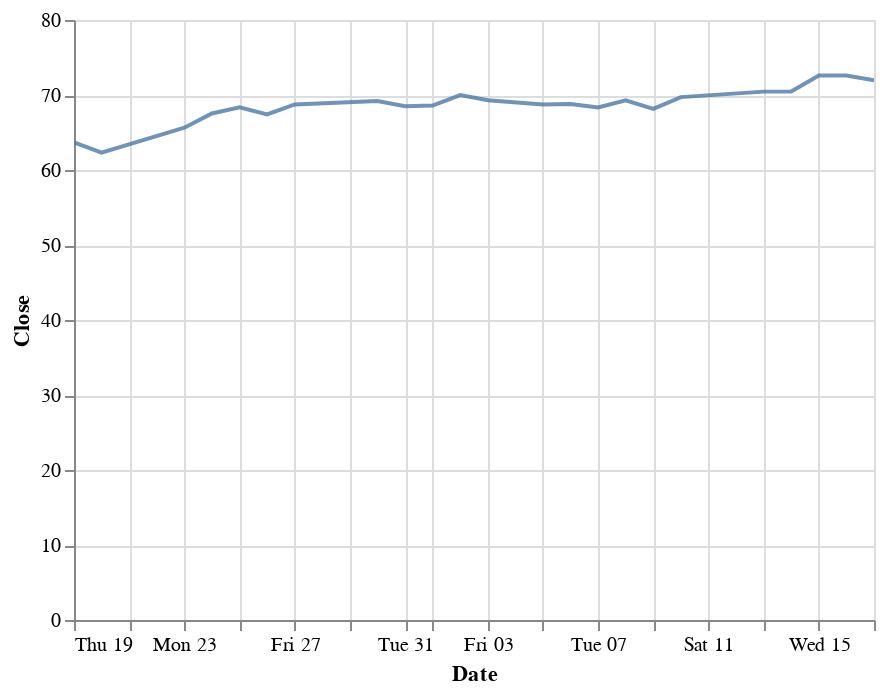

This figure's notebook cell:
### Code cell
chart

### Figure 1 — Vega-Lite specification as saved in the notebook (floating-point values rounded to 4 significant figures)
{"config": {"view": {"continuousWidth": 400, "continuousHeight": 300}}, "data": {"name": "data-5f50cc026ed404e890a99e67f365bdc4"}, "mark": {"type": "line", "clip": true, "opacity": 0.8}, "encoding": {"x": {"type": "temporal", "field": "Date"}, "y": {"type": "quantitative", "field": "Close", "stack": null}}, "$schema": "https://vega.github.io/schema/vega-lite/v4.8.1.json", "datasets": {"data-5f50cc026ed404e890a99e67f365bdc4": [{"Date": "2021/08/19", "Open": 64.58, "High": 64.76, "Low": 62.63, "Close": 63.69, "Volume": 88237, "Currency": "USD"}, {"Date": "2021/08/20", "Open": 64.05, "High": 64.1, "Low": 62.11, "Close": 62.32, "Volume": 24628, "Currency": "USD"}, {"Date": "2021/08/23", "Open": 61.96, "High": 66.0, "Low": 61.74, "Close": 65.64, "Volume": 397290, "Currency": "USD"}, {"Date": "2021/08/24", "Open": 65.54, "High": 67.8, "Low": 65.41, "Close": 67.54, "Volume": 335888, "Currency": "USD"}, {"Date": "2021/08/25", "Open": 67.63, "High": 68.54, "Low": 66.92, "Close": 68.36, "Volume": 353742, "Currency": "USD"}, {"Date": "2021/08/26", "Open": 68.0, "High": 68.31, "Low": 67.02, "Close": 67.42, "Volume": 344286, "Currency": "USD"}, {"Date": "2021/08/27", "Open": 67.75, "High": 69.05, "Low": 67.52, "Close": 68.74, "Volume": 326056, "Currency": "USD"}, {"Date": "2021/08/30", "Open": 69.3, "High": 69.64, "Low": 67.67, "Close": 69.21, "Volume": 360797, "Currency": "USD"}, {"Date": "2021/08/31", "Open": 69.18, "High": 69.34, "Low": 68.16, "Close": 68.5, "Volume": 325853, "Currency": "USD"}, {"Date": "2021/09/01", "Open": 68.55, "High": 69.24, "Low": 67.12, "Close": 68.59, "Volume": 399497, "Currency": "USD"}, {"Date": "2021/09/02", "Open": 68.29, "High": 70.61, "Low": 67.84, "Close": 69.99, "Volume": 403314, "Currency": "USD"}, {"Date": "2021/09/03", "Open": 69.76, "High": 70.53, "Low": 69.05, "Close": 69.29, "Volume": 313086, "Currency": "USD"}, {"Date": "2021/09/05", "Open": 69.22, "High": 69.23, "Low": 68.73, "Close": 68.75, "Volume": 0, "Currency": "USD"}, {"Date": "2021/09/06", "Open": 68.75, "High": 69.47, "Low": 68.27, "Close": 68.8, "Volume": 0, "Currency": "USD"}, {"Date": "2021/09/07", "Open": 69.11, "High": 69.48, "Low": 67.64, "Close": 68.35, "Volume": 481704, "Currency": "USD"}, {"Date": "2021/09/08", "Open": 68.37, "High": 69.75, "Low": 68.31, "Close": 69.3, "Volume": 389325, "Currency": "USD"}, {"Date": "2021/09/09", "Open": 69.36, "High": 69.89, "Low": 67.56, "Close": 68.14, "Volume": 556451, "Currency": "USD"}, {"Date": "2021/09/10", "Open": 67.97, "High": 69.96, "Low": 67.68, "Close": 69.72, "Volume": 411079, "Currency": "USD"}, {"Date": "2021/09/13", "Open": 69.74, "High": 70.97, "Low": 69.51, "Close": 70.45, "Volume": 390939, "Currency": "USD"}, {"Date": "2021/09/14", "Open": 70.64, "High": 71.22, "Low": 69.98, "Close": 70.46, "Volume": 414231, "Currency": "USD"}, {"Date": "2021/09/15", "Open": 70.76, "High": 73.14, "Low": 70.65, "Close": 72.61, "Volume": 418665, "Currency": "USD"}, {"Date": "2021/09/16", "Open": 72.65, "High": 72.99, "Low": 71.53, "Close": 72.61, "Volume": 298412, "Currency": "USD"}, {"Date": "2021/09/17", "Open": 72.62, "High": 72.72, "Low": 71.21, "Close": 71.97, "Volume": 0, "Currency": "USD"}]}}
